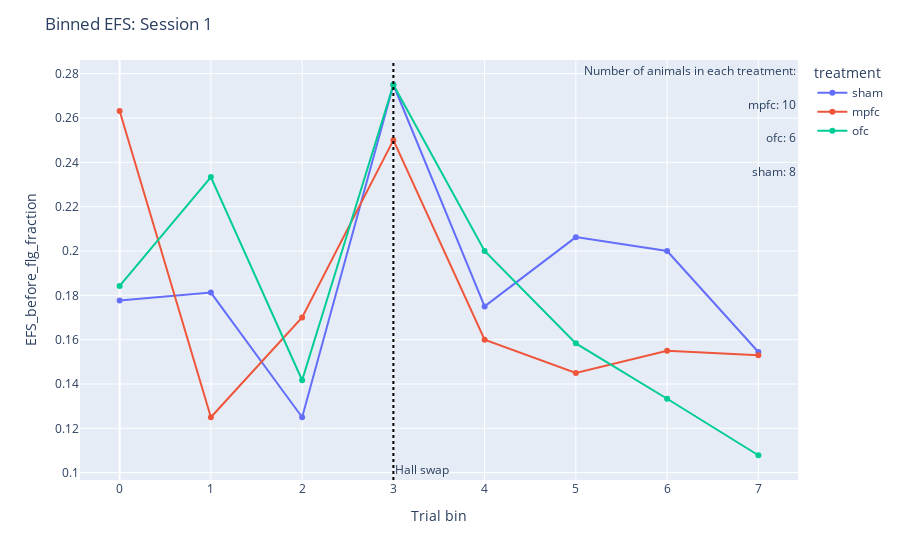

Write notebook code for a chart like this one.
### Code cell
efs_bin = plotting.bin_and_aggregate_flag(tdf_bin.filter(pl.col("session_idx") == 1), "EFS_before_flg")
fig = plotting.line_by_treatment_across_bins(
    efs_bin, 
    x="bin", 
    y="EFS_before_flg_fraction",
    category_orders=cat,
    title="Binned EFS: Session 1"
)

fig.add_vline(
    x=3,
    line_dash="dot",
    line_color="black",
    annotation_text="Hall swap",
    annotation_position="bottom right"
)

session = 1
subset = animal_counts.filter(pl.col("session_idx") == session)

fig.add_annotation(
    x=1,
    y = 1,
    xref="paper", yref="paper",
    text="Number of animals in each treatment:",
    showarrow=False,
    font=dict(size=12),
    align="left"
)

# For each treatment, place annotation text
for i, row in enumerate(subset.iter_rows(named=True)):
    fig.add_annotation(
        x=1,                     # x position in axis coordinates
        y=1 - (i + 1)* 0.08,            # vertically offset each treatment
        xref="paper", yref="paper",
        text=f"{row['treatment']}: {row['animal_id']}",
        showarrow=False,
        font=dict(size=12),
        align="left"
    )

fig.show()

### Figure 1 — Plotly figure (JSON) as saved in the notebook; plotly's stock layout.template omitted (floating-point values rounded to 4 significant figures)
{"data": [{"hovertemplate": "treatment=sham<br>Trial bin=%{x}<br>EFS_before_flg_fraction=%{y}<extra></extra>", "legendgroup": "sham", "line": {"color": "#636efa", "dash": "solid"}, "marker": {"symbol": "circle"}, "mode": "lines+markers", "name": "sham", "orientation": "v", "showlegend": true, "type": "scatter", "x": [0, 1, 2, 3, 4, 5, 6, 7], "xaxis": "x", "y": [0.1776, 0.1812, 0.125, 0.275, 0.175, 0.2062, 0.2, 0.1544], "yaxis": "y"}, {"hovertemplate": "treatment=mpfc<br>Trial bin=%{x}<br>EFS_before_flg_fraction=%{y}<extra></extra>", "legendgroup": "mpfc", "line": {"color": "#EF553B", "dash": "solid"}, "marker": {"symbol": "circle"}, "mode": "lines+markers", "name": "mpfc", "orientation": "v", "showlegend": true, "type": "scatter", "x": [0, 1, 2, 3, 4, 5, 6, 7], "xaxis": "x", "y": [0.2632, 0.125, 0.17, 0.25, 0.16, 0.145, 0.155, 0.1529], "yaxis": "y"}, {"hovertemplate": "treatment=ofc<br>Trial bin=%{x}<br>EFS_before_flg_fraction=%{y}<extra></extra>", "legendgroup": "ofc", "line": {"color": "#00cc96", "dash": "solid"}, "marker": {"symbol": "circle"}, "mode": "lines+markers", "name": "ofc", "orientation": "v", "showlegend": true, "type": "scatter", "x": [0, 1, 2, 3, 4, 5, 6, 7], "xaxis": "x", "y": [0.1842, 0.2333, 0.1417, 0.275, 0.2, 0.1583, 0.1333, 0.1078], "yaxis": "y"}], "layout": {"annotations": [{"showarrow": false, "text": "Hall swap", "x": 3, "xanchor": "left", "xref": "x", "y": 0, "yanchor": "bottom", "yref": "y domain"}, {"align": "left", "font": {"size": 12}, "showarrow": false, "text": "Number of animals in each treatment:", "x": 1, "xref": "paper", "y": 1, "yref": "paper"}, {"align": "left", "font": {"size": 12}, "showarrow": false, "text": "mpfc: 10", "x": 1, "xref": "paper", "y": 0.92, "yref": "paper"}, {"align": "left", "font": {"size": 12}, "showarrow": false, "text": "ofc: 6", "x": 1, "xref": "paper", "y": 0.84, "yref": "paper"}, {"align": "left", "font": {"size": 12}, "showarrow": false, "text": "sham: 8", "x": 1, "xref": "paper", "y": 0.76, "yref": "paper"}], "legend": {"title": {"text": "treatment"}, "tracegroupgap": 0}, "margin": {"t": 60}, "shapes": [{"line": {"color": "black", "dash": "dot"}, "type": "line", "x0": 3, "x1": 3, "xref": "x", "y0": 0, "y1": 1, "yref": "y domain"}], "title": {"text": "Binned EFS: Session 1"}, "xaxis": {"anchor": "y", "domain": [0, 1], "title": {"text": "Trial bin"}}, "yaxis": {"anchor": "x", "domain": [0, 1], "title": {"text": "EFS_before_flg_fraction"}}}}
